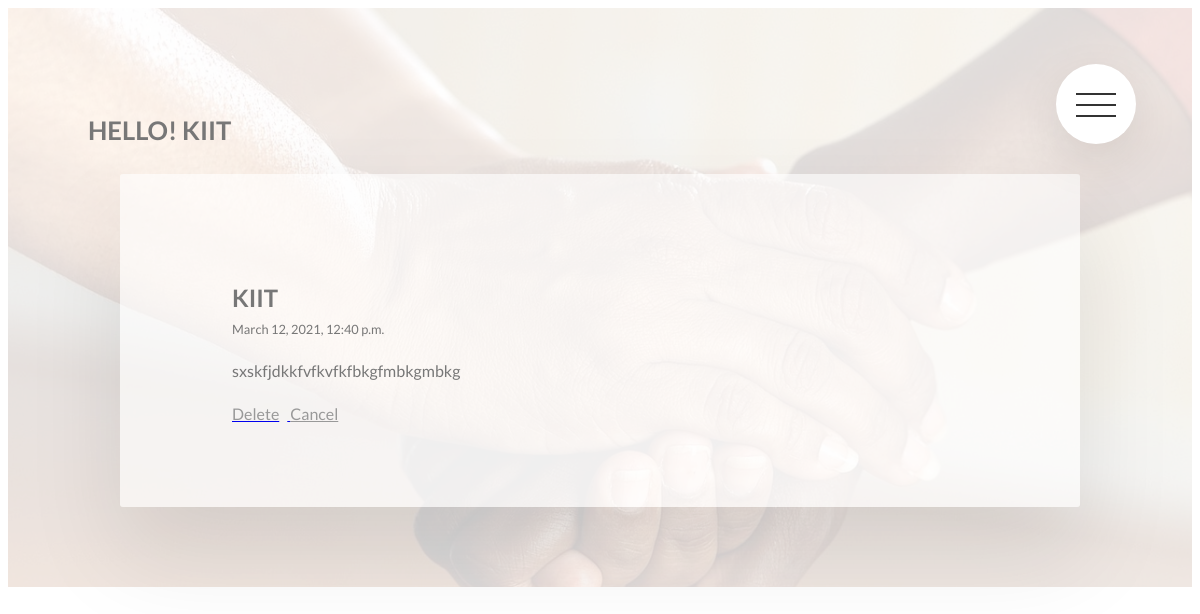
Screenshot of /posts/user (signed in) with the database file from the repository.
### posts/models.py (models this page shows, shortened)
class Post(models.Model):
    sno = models.AutoField(primary_key=True)
    user = models.ForeignKey(User, related_name="posts",on_delete=models.CASCADE)
    title = models.CharField(max_length=200)
    author = models.CharField(max_length=100)
    content = models.TextField()
    views = models.IntegerField(default=0)
    likes = models.ManyToManyField(User, related_name='blog_posts')
    tags = models.CharField(max_length=200)
    slug  = models.SlugField(blank=True, unique=True)
    created_at = models.DateTimeField(default=now)

### posts/views.py (the view)
# urls.py: path("user", UserPosts, name="user"),
def UserPosts(request):
    if request.user.is_authenticated:
        qs = Post.objects.filter(user=request.user)
        context = {
            'user' : request.user,
            'posts' : qs
        }
        return render(request,"posts/user_post_list.html",context)

### posts/templates/posts/user_post_list.html (shortened to what this page needs)
{% extends "posts/post_base.html" %}
{% block post_content %}
<section class="all-post">
	<div class="bg-image">
        <img src="/static/img/home1.jpg" class="bg-image__content" alt="photo">
    </div>
	<h1 class="heading-name">Hello! {% if user.first_name %}{{ user.first_name }}{% else %}{{ user.username }}{% endif %}</h1>
	{% for post in posts %}
	<div class="row">
			<div class="post-one">
				<h3 class="heading-post">{{ post.user.username }}</h3>
					<div class="text">{{ post.created_at }}</div>
				<p class="text-post">{{ post.content }}</p>
						<a href="{% url 'posts:delete' id=post.sno %}" title="delete">
							<span class="links-two">Delete</span>
						</a>
						<a href="{% url 'posts:all' %}" class="links-two">Cancel</a>
			</div>
		</div>
	{% endfor %}
</section>
{% endblock %}

### static/css/style.css (style rules this page uses)
body { font-family: "Lato" ,sans-serif; font-weight: 400; line-height: 1.7; color: #777; }
.heading-name { font-size: 1.6rem; font-weight: 700; text-transform: uppercase; }
.bg-image { position: absolute; top: 0; left: 0; height: 100%; width: 100%; z-index: -1; opacity: .15; overflow: hidden; }
.bg-image__content { height: 100%; width: 100%; object-fit: cover; }
.all-post { position: relative; padding: 5rem 5rem; }
.post-one { width: 75%; margin: 0 auto; box-shadow: 0 3rem 6rem rgba(0, 0, 0, 0.1); background-color: rgba(255, 255, 255, 0.6); border-radius: 3px; padding: 5rem; padding-left: 7rem; }
.post-one .heading-post { font-size: 1.5rem; font-weight: 700; margin-bottom: 0; text-transform: uppercase; }
.post-one .links-two { color: #999; padding-right: 8px; }
.post-one .text { font-size: .8rem; margin: 0; padding: 0; }
.row { max-width: 114rem; margin: 0 auto; }
.row::after { content: ""; display: table; clear: both; }

### rows the page displays
Post: user.username "KIIT", created_at "March 12, 2021, 12:40 p.m.", content "sxskfjdkkfvfkvfkfbkgfmbkgmbkg"

### other values shown
{{ user.username }} "KIIT"
